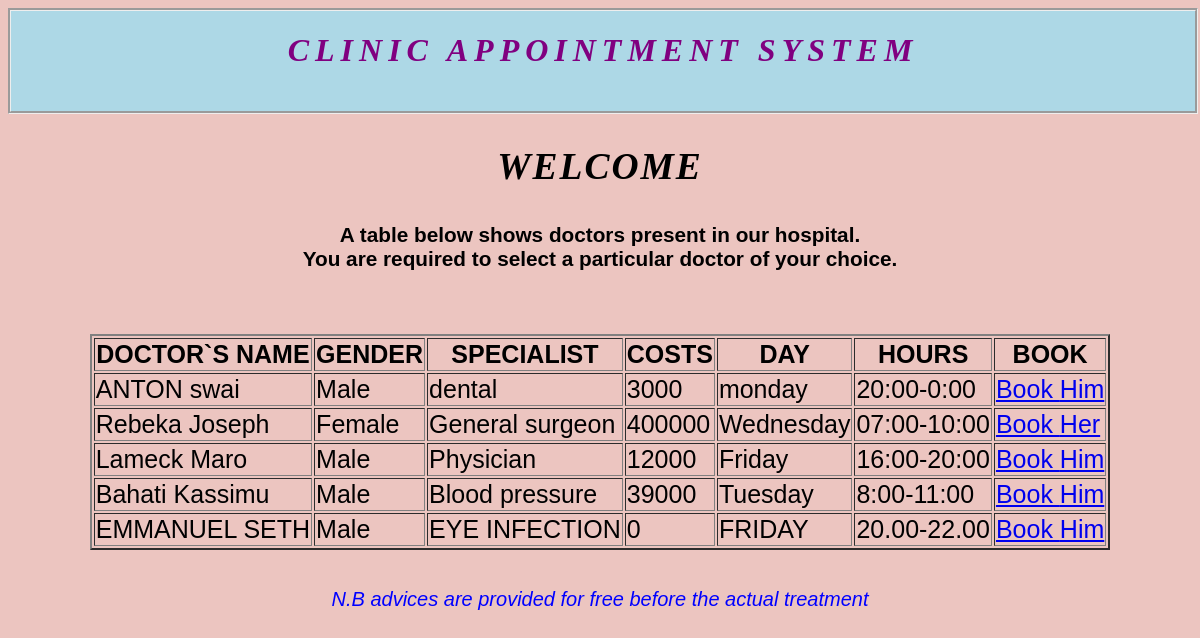
The page /project2.php (signed in) on the database its author committed.
### tables this page shows
CREATE TABLE `users` (
  `id` int(11) NOT NULL,
  `firstname` varchar(50) NOT NULL,
  `middlename` varchar(50) NOT NULL,
  `lastname` varchar(50) NOT NULL,
  `email` varchar(50) NOT NULL,
  `password` varchar(255) NOT NULL,
  `permission` varchar(20) NOT NULL,
  `date` timestamp NOT NULL DEFAULT CURRENT_TIMESTAMP,
  `specialist` varchar(50) DEFAULT NULL,
  `gender` varchar(10) NOT NULL,
  `day` varchar(50) DEFAULT NULL,
  `hours` varchar(50) DEFAULT NULL,
  `costs` int(50) DEFAULT NULL,
  `phonenumber` int(11) NOT NULL
);

### project2.php (the view, shortened to what this page needs)
<?php
  require_once 'core/config.php';
  $sql = $db->query ("SELECT * FROM users WHERE permission = 'doctor' ");
?>
<!DOCTYPE html>
<html>
<head>
</head>
<body bgcolor="#ECC5C0">
    <div class="ben">
    <div class="header">
      <h1><i>Clinic appointment system</i></h1>
    </div>
  </div>
  <div class="h">
	<center>
		<h2><i>WELCOME</i></h2>
		<h5>
A table below shows doctors present in our hospital.<br>
You are required to  select a particular doctor of your choice.</h5>
<br>
<table border="2"  >
<tr>
  <th>DOCTOR`S NAME </th>
  <th>GENDER</th>
	<th>SPECIALIST</th>
	<th>COSTS</th>
	<th>DAY</th>
  <th>HOURS</th>
	<th>BOOK</th>
  </tr>
  <?php while ($doctor = mysqli_fetch_assoc ($sql)) : ?>
  <tr >
  <td><?=$doctor['firstname'].' '.$doctor['lastname'];?> </td>
  <td><?=$doctor['gender'];?> </td>
  <td><?=$doctor['specialist'];?> </td>
  <td><?=$doctor['costs'];?> </td>
  <td><?=$doctor['day'];?> </td>
  <td><?=$doctor['hours'];?> </td>
  <td><a href="booking.php?book=<?=$doctor['id'];?>"> Book
    <?php
      $gender = $doctor['gender'];
      if ($gender == "Male") {
        echo 'Him';
      }
      else {
        echo 'Her';
      }
    ?>
  </a>
  </td>
  </tr>
  <?php endwhile ;?>
     </table>
</div>
  <br>
  <center>
<p div id="dr"><em>
  N.B advices are provided for free before the actual treatment </em>
 </p>
     </div>  <br>
     <br>
       </center>
</body>
</html>

### project2.php (style rules this page uses)
#dr { font-size: 20px; font-family: sans-serif; color: blue; }
h2 { color: black; letter-spacing: 2px; font-family: verdana; }
.ben { width:100%; height: 100px; border-style: groove; background-color: lightblue; }
.header h1 { text-align: center; text-transform: uppercase; letter-spacing: 6px; color: purple; font-family: verdana; }
.h { font-size: 25px; font-family: sans-serif; }

### rows shown on the page
users: firstname "ANTON", lastname "swai", gender "Male", specialist "dental", costs "3000", day "monday", hours "20:00-0:00", shows "Him"
users: firstname "Rebeka", lastname "Joseph", gender "Female", specialist "General surgeon", costs "400000", day "Wednesday", hours "07:00-10:00", shows "Her"
users: firstname "Lameck", lastname "Maro", gender "Male", specialist "Physician", costs "12000", day "Friday", hours "16:00-20:00", shows "Him"
users: firstname "Bahati", lastname "Kassimu", gender "Male", specialist "Blood pressure", costs "39000", day "Tuesday", hours "8:00-11:00", shows "Him"
users: firstname "EMMANUEL", lastname "SETH", gender "Male", specialist "EYE INFECTION", costs "0", day "FRIDAY", hours "20.00-22.00", shows "Him"
